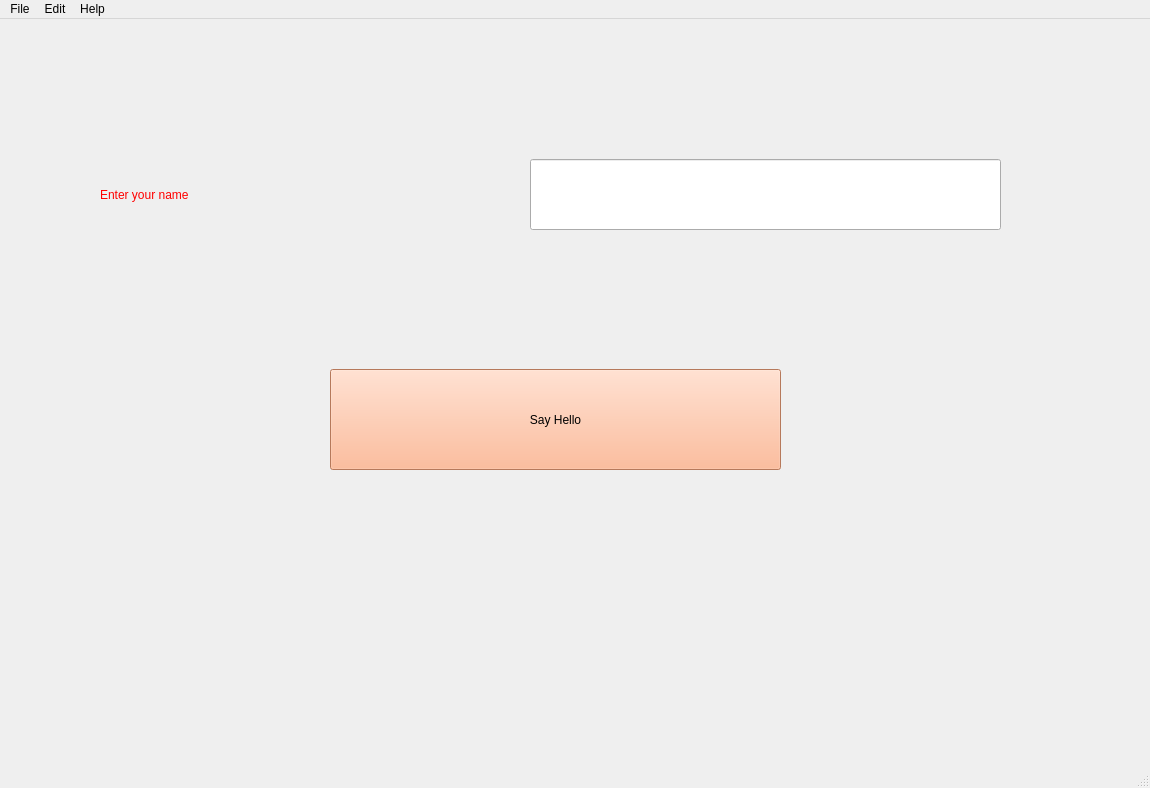
<?xml version="1.0" encoding="UTF-8"?>
<ui version="4.0">
 <class>MainWindow</class>
 <widget class="QMainWindow" name="MainWindow">
  <property name="geometry">
   <rect>
    <x>0</x>
    <y>0</y>
    <width>1150</width>
    <height>788</height>
   </rect>
  </property>
  <property name="windowTitle">
   <string>MainWindow</string>
  </property>
  <widget class="QWidget" name="centralwidget">
   <widget class="QLabel" name="label">
    <property name="geometry">
     <rect>
      <x>100</x>
      <y>130</y>
      <width>331</width>
      <height>91</height>
     </rect>
    </property>
    <property name="styleSheet">
     <string notr="true">font: 18pt &quot;MS Shell Dlg 2&quot;;
color: rgb(255, 0, 0);</string>
    </property>
    <property name="text">
     <string>Enter your name</string>
    </property>
   </widget>
   <widget class="QLineEdit" name="lineEdit">
    <property name="geometry">
     <rect>
      <x>530</x>
      <y>140</y>
      <width>471</width>
      <height>71</height>
     </rect>
    </property>
    <property name="styleSheet">
     <string notr="true">font: 18pt &quot;MS Shell Dlg 2&quot;;</string>
    </property>
   </widget>
   <widget class="QPushButton" name="pushButton">
    <property name="geometry">
     <rect>
      <x>330</x>
      <y>350</y>
      <width>451</width>
      <height>101</height>
     </rect>
    </property>
    <property name="styleSheet">
     <string notr="true">background-color: rgb(255, 170, 127);
font: 26pt &quot;MS Shell Dlg 2&quot;;</string>
    </property>
    <property name="text">
     <string>Say Hello</string>
    </property>
   </widget>
  </widget>
  <widget class="QMenuBar" name="menubar">
   <property name="geometry">
    <rect>
     <x>0</x>
     <y>0</y>
     <width>1150</width>
     <height>31</height>
    </rect>
   </property>
   <widget class="QMenu" name="menuFile">
    <property name="title">
     <string>File</string>
    </property>
    <addaction name="actionOpen"/>
    <addaction name="actionClose"/>
    <addaction name="actionClose_2"/>
   </widget>
   <widget class="QMenu" name="menuEdit">
    <property name="title">
     <string>Edit</string>
    </property>
    <addaction name="actionCut"/>
    <addaction name="actionCopy"/>
   </widget>
   <widget class="QMenu" name="menuHelp">
    <property name="title">
     <string>Help</string>
    </property>
    <addaction name="actionUpdates"/>
   </widget>
   <addaction name="menuFile"/>
   <addaction name="menuEdit"/>
   <addaction name="menuHelp"/>
  </widget>
  <widget class="QStatusBar" name="statusbar"/>
  <action name="actionOpen">
   <property name="text">
    <string>Open</string>
   </property>
  </action>
  <action name="actionClose">
   <property name="text">
    <string>New</string>
   </property>
  </action>
  <action name="actionClose_2">
   <property name="text">
    <string>Close</string>
   </property>
  </action>
  <action name="actionCut">
   <property name="text">
    <string>Cut</string>
   </property>
  </action>
  <action name="actionCopy">
   <property name="text">
    <string>Copy</string>
   </property>
  </action>
  <action name="actionUpdates">
   <property name="text">
    <string>Updates</string>
   </property>
  </action>
 </widget>
 <resources/>
 <connections/>
</ui>
